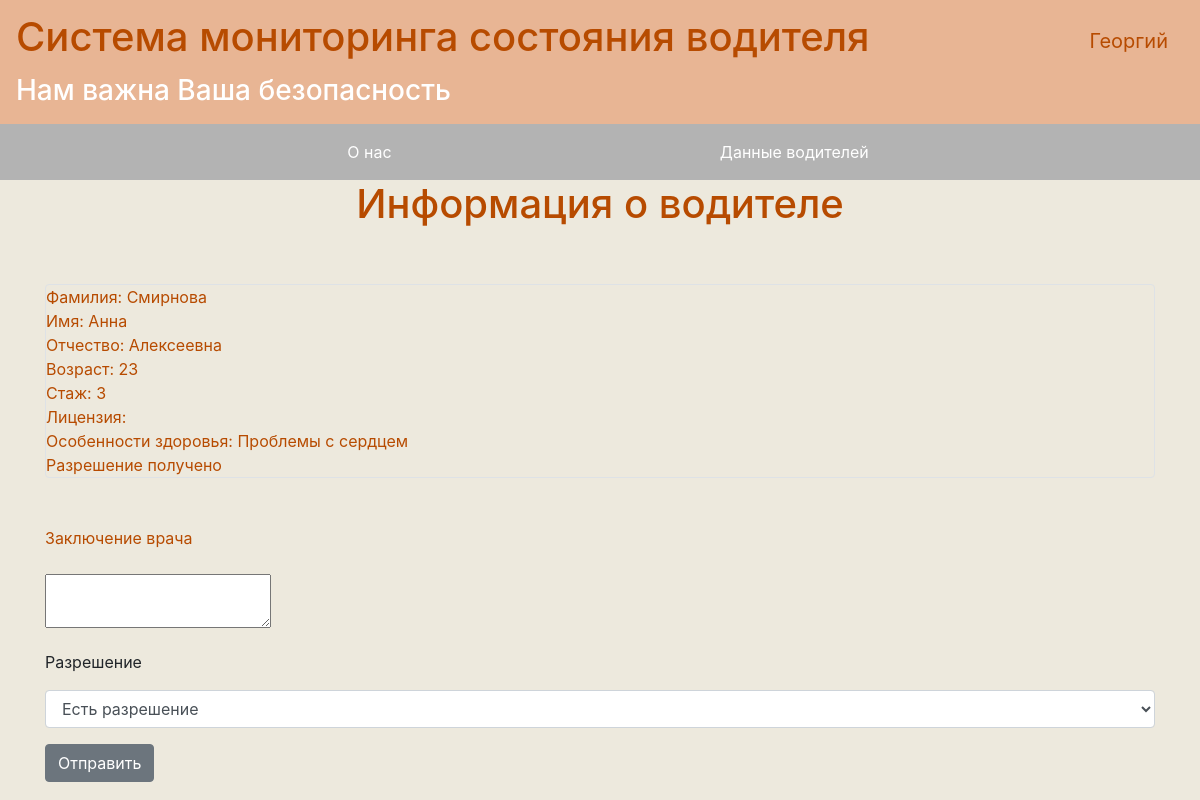
Screenshot of /change/4 (signed in) with the database file from the repository.
### data/users1.py (models this page shows, shortened)
class User(SqlAlchemyBase, UserMixin):
    __tablename__ = 'users'
    id = sqlalchemy.Column(sqlalchemy.Integer, primary_key=True, autoincrement=True)
    surname = sqlalchemy.Column(sqlalchemy.String, nullable=True)
    name = sqlalchemy.Column(sqlalchemy.String, nullable=True)
    patronimic = sqlalchemy.Column(sqlalchemy.String, nullable=True)
    email = sqlalchemy.Column(sqlalchemy.String, index=True, unique=True, nullable=True)
    hashed_password = sqlalchemy.Column(sqlalchemy.String, nullable=True)
    age = sqlalchemy.Column(sqlalchemy.Integer, nullable=True)
    pressure = sqlalchemy.Column(sqlalchemy.Integer, nullable=True, default=0)
    pulse = sqlalchemy.Column(sqlalchemy.Integer, nullable=True, default=0)
    temperature = sqlalchemy.Column(sqlalchemy.String, nullable=True, default='0')
    reaction = sqlalchemy.Column(sqlalchemy.String, nullable=True, default='0')
    sobriety = sqlalchemy.Column(sqlalchemy.String, nullable=True, default='0')
    work_experience = sqlalchemy.Column(sqlalchemy.Integer, nullable=True)
    driver_license = sqlalchemy.Column(sqlalchemy.Integer, nullable=True)
    doctor_comment = sqlalchemy.Column(sqlalchemy.Text, nullable=True, default='')
    comment = sqlalchemy.Column(sqlalchemy.Text, nullable=True, default='')
    is_ready = sqlalchemy.Column(sqlalchemy.Boolean, nullable=True, default=0)
    doctor_id = sqlalchemy.Column(sqlalchemy.Integer, nullable=True, default=0)
    is_doctor = sqlalchemy.Column(sqlalchemy.Boolean, nullable=True, default=1)

### main.py (the view, shortened to what this page needs)
@app.route('/change/<int:id>', methods=['GET', 'POST'])
@login_required
def change_user(id):
    form = ChangeForm()
    session = db_session.create_session()
    user = session.query(User).filter(User.id == id).first()
    if request.method == "GET":
        if user:
            form.allow.data = "Разрешение получено" if user.is_ready == 1 else "Нет разрешения"
            form.doctor_comment.data = user.doctor_comment
        else:
            abort(404)
    return render_template('change.html', title='Редактирование разрешения', form=form, user=user)

### main.py
class ChangeForm(FlaskForm):
    doctor_comment = TextAreaField('Заключение врача', validators=[DataRequired()])
    allow = StringField('Разрешение', validators=[DataRequired()])
    submit = SubmitField('Отправить')

### data/db_session.py (called while the page is built)
def create_session() -> Session:
    global __factory
    return __factory()

### main.py (called while the page is built)
@login_manager.user_loader
def load_user(user_id):
    session = db_session.create_session()
    return session.query(User).get(user_id)

### templates/change.html (shortened to what this page needs)
{% extends "base.html" %}
{% block content %}
<h1 style="color:#b74b00;"  align="center">Информация о водителе</h1>
<br></br>
<div style="color:#b74b00;" class="col-md6 border rounded">
    <div >
        Фамилия: {{user.surname}}<br>
        Имя: {{user.name}}<br>
        Отчество: {{user.patronimic}}<br>
        Возраст: {{user.age}}<br>
        Стаж: {{user.work_experience}}<br>
        Лицензия: {{user.license}}<br>
        Особенности здоровья: {{user.comment}}<br>
        {% if user.is_ready %}
        Разрешение получено<br>
        {% else %}
        Нет резрешения<br>
        {% endif %}
    </div>
    </div>
<br></br>
<form action="" method="post">
    <p>
        {{ form.doctor_comment.label }}<br>
         <p>{{ form.doctor_comment(class="textarea") }}</p>
        <label for="classSelect">{{ form.allow.label}}</label>
            <select class="form-control" id="classSelect" name="allow">
            {% if (form.allow.data == "Разрешение получено")%}
                <option>Есть разрешение</option>
            {% else %}
                <option>Нет разрешения</option>
                <option>Есть разрешение</option>
            {% endif %}
             </select>
    </p>
    <p>{{ form.submit(type="submit", class="btn btn-secondary") }}</p>
</form>
{% endblock %}

### templates/base.html (shortened to what this page needs)
<!doctype html>
<html lang="en">
<head>
    <link rel="stylesheet"
          href="https://stackpath.bootstrapcdn.com/bootstrap/4.4.1/css/bootstrap.min.css"
>
    <link rel="stylesheet" type="text/css" href="static/css/style_table.css">
    <link rel="stylesheet" type="text/css" href="static/css/style_body.css">
</head>
<body>
    <header>
    <nav class="navbar navbar-light" style="background-color: #e8b594;">
        <a class="navbar-brand" href="#">
            <h1 style="color:#b74b00;">Система мониторинга состояния водителя</h1>
        {% if current_user.is_authenticated %}
                <a class="navbar-brand" href="/logout" style="color:#b74b00;">{{ current_user.name }}</a>
            {% else %}
                <p>
                    <a class="btn btn-danger" style="background:#b74b00;" href="/register/1">Register drivers</a>
                    <a class="btn btn-danger" style="background:#b74b00;" href="/register/0">Register doctor</a>
                    <a class="btn btn-danger" style="background:#b74b00;" href="/login">Login</a>
                </p>
            {% endif %}
            <h3 style="color:white;">Нам важна Ваша безопасность</h3>
        </a>
    </nav>
    <nav class="navbar navbar-light" style="background-color: #b3b3b3;">
        <a class="navbar-brand" href="#">
         <br>
            <a class="btn btn-link" style="color:white;" href="/index">О нас</a>
            {% if current_user.is_authenticated %}
            {% if (current_user.is_doctor == 0) %}
             <a class="btn btn-link" style="color:white;" href="/lk">Личный кабинет</a>
             <a class="btn btn-link" style="color:white;" href="/reaction">Проверка концентрации (beta)</a>
            {% else %}
             <a class="btn btn-link" style="color:white;" href="/drivers">Данные водителей</a>
            {% endif %}
            {% endif %}
        </a>
    </nav>
    </header>
        <main role="main" class="container">
            {% block content %}{% endblock %}
        </main>
</body>
</html>

### static/css/style_body.css (style rules this page uses)
body { background-color: #ede9dd; }
p { color:#b74b00; }
h1 { color: #b74b00; }
h3 { color: #b74b00; }

### templates/base.html (style rules this page uses)
body { background-color: #ede9dd; }

### templates/change.html (style rules this page uses)
body { background-color: #ede9dd; }
p { color:#b74b00; }

### rows the page displays
User: name "Георгий"
User: surname "Смирнова", name "Анна", patronimic "Алексеевна", age "23", work_experience "3", comment "Проблемы с сердцем"
